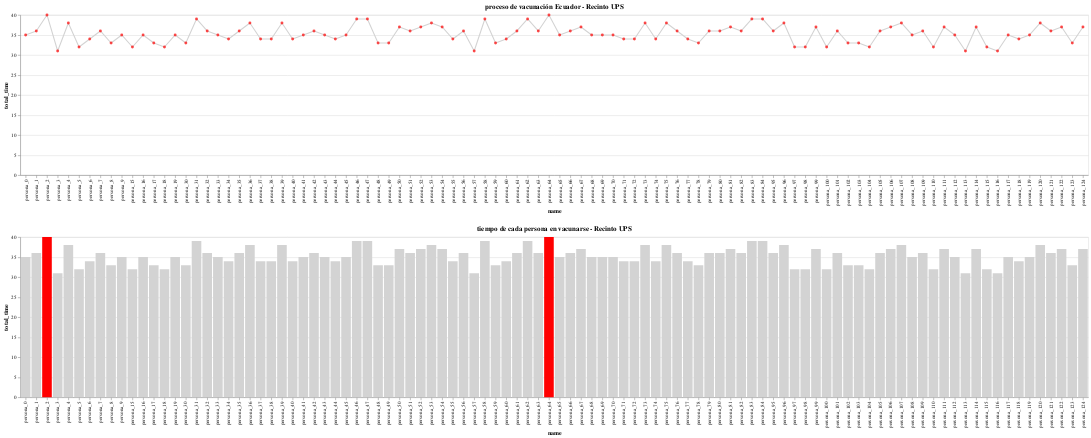

The code cell stored with this chart in its notebook:
### Code cell
(alt.Chart(df_data_simulation[df_data_simulation['result']==1]).mark_trail(color='lightgrey').encode(
    x=alt.X('name',sort=alt.EncodingSortField(field="id", op="count", order='ascending')),
    y='total_time'
)+alt.Chart(df_data_simulation[df_data_simulation['result']==1]).mark_circle(color='red').encode(
    x=alt.X('name',sort=alt.EncodingSortField(field="id", op="count", order='ascending')),
    y='total_time'
).properties(title='proceso de vacunación Ecuador - Recinto UPS'
))&alt.Chart(df_data_simulation[df_data_simulation['result']==1]).mark_bar().encode(
    x=alt.X('name',sort=alt.EncodingSortField(field="id", op="count", order='ascending')),
    y='total_time',
    color=alt.condition(
            alt.datum.total_time == max(df_data_simulation[df_data_simulation['result']==1]['total_time']),
            alt.value('red'),    
            alt.value('lightgrey')
            )
).properties(title='tiempo de cada persona en vacunarse - Recinto UPS')

### Figure 1 — Vega-Lite specification as saved in the notebook (floating-point values rounded to 4 significant figures)
{"config": {"view": {"continuousWidth": 400, "continuousHeight": 300}}, "vconcat": [{"layer": [{"data": {"name": "data-fa8f5cd6c598e9daacd29bc597602853"}, "mark": {"type": "trail", "color": "lightgrey"}, "encoding": {"x": {"type": "nominal", "field": "name", "sort": {"field": "id", "op": "count", "order": "ascending"}}, "y": {"type": "quantitative", "field": "total_time"}}}, {"data": {"name": "data-fa8f5cd6c598e9daacd29bc597602853"}, "mark": {"type": "circle", "color": "red"}, "encoding": {"x": {"type": "nominal", "field": "name", "sort": {"field": "id", "op": "count", "order": "ascending"}}, "y": {"type": "quantitative", "field": "total_time"}}, "title": "proceso de vacunación Ecuador - Recinto UPS"}]}, {"data": {"name": "data-fa8f5cd6c598e9daacd29bc597602853"}, "mark": "bar", "encoding": {"color": {"condition": {"value": "red", "test": "(datum.total_time === 40)"}, "value": "lightgrey"}, "x": {"type": "nominal", "field": "name", "sort": {"field": "id", "op": "count", "order": "ascending"}}, "y": {"type": "quantitative", "field": "total_time"}}, "title": "tiempo de cada persona en vacunarse - Recinto UPS"}], "$schema": "https://vega.github.io/schema/vega-lite/v4.8.1.json", "datasets": {"data-fa8f5cd6c598e9daacd29bc597602853": [{"id": 0, "name": "persona_0", "exam": 20, "data": 4, "vaccine": 5, "certificate": 1, "exit": 5, "wait": 0, "result": 1, "total_time": 35}, {"id": 1, "name": "persona_1", "exam": 20, "data": 3, "vaccine": 7, "certificate": 1, "exit": 5, "wait": 0, "result": 1, "total_time": 36}, {"id": 2, "name": "persona_2", "exam": 20, "data": 4, "vaccine": 9, "certificate": 2, "exit": 5, "wait": 0, "result": 1, "total_time": 40}, {"id": 3, "name": "persona_3", "exam": 20, "data": 3, "vaccine": 5, "certificate": 1, "exit": 2, "wait": 0, "result": 1, "total_time": 31}, {"id": 4, "name": "persona_4", "exam": 20, "data": 2, "vaccine": 10, "certificate": 2, "exit": 4, "wait": 0, "result": 1, "total_time": 38}, {"id": 5, "name": "persona_5", "exam": 20, "data": 3, "vaccine": 7, "certificate": 1, "exit": 1, "wait": 20, "result": 1, "total_time": 32}, {"id": 6, "name": "persona_6", "exam": 20, "data": 2, "vaccine": 6, "certificate": 2, "exit": 4, "wait": 20, "result": 1, "total_time": 34}, {"id": 7, "name": "persona_7", "exam": 20, "data": 3, "vaccine": 9, "certificate": 2, "exit": 2, "wait": 17, "result": 1, "total_time": 36}, {"id": 8, "name": "persona_8", "exam": 20, "data": 2, "vaccine": 5, "certificate": 3, "exit": 3, "wait": 13, "result": 1, "total_time": 33}, {"id": 9, "name": "persona_9", "exam": 20, "data": 2, "vaccine": 7, "certificate": 3, "exit": 3, "wait": 9, "result": 1, "total_time": 35}, {"id": 15, "name": "persona_15", "exam": 20, "data": 4, "vaccine": 5, "certificate": 2, "exit": 1, "wait": 24, "result": 1, "total_time": 32}, {"id": 16, "name": "persona_16", "exam": 20, "data": 4, "vaccine": 8, "certificate": 2, "exit": 1, "wait": 20, "result": 1, "total_time": 35}, {"id": 17, "name": "persona_17", "exam": 20, "data": 4, "vaccine": 5, "certificate": 3, "exit": 1, "wait": 17, "result": 1, "total_time": 33}, {"id": 18, "name": "persona_18", "exam": 20, "data": 2, "vaccine": 7, "certificate": 2, "exit": 1, "wait": 12, "result": 1, "total_time": 32}, {"id": 19, "name": "persona_19", "exam": 20, "data": 3, "vaccine": 6, "certificate": 1, "exit": 5, "wait": 8, "result": 1, "total_time": 35}, {"id": 30, "name": "persona_30", "exam": 20, "data": 2, "vaccine": 9, "certificate": 1, "exit": 1, "wait": 25, "result": 1, "total_time": 33}, {"id": 31, "name": "persona_31", "exam": 20, "data": 2, "vaccine": 10, "certificate": 3, "exit": 4, "wait": 20, "result": 1, "total_time": 39}, {"id": 32, "name": "persona_32", "exam": 20, "data": 2, "vaccine": 10, "certificate": 2, "exit": 2, "wait": 17, "result": 1, "total_time": 36}, {"id": 33, "name": "persona_33", "exam": 20, "data": 3, "vaccine": 10, "certificate": 1, "exit": 1, "wait": 14, "result": 1, "total_time": 35}, {"id": 34, "name": "persona_34", "exam": 20, "data": 2, "vaccine": 7, "certificate": 2, "exit": 3, "wait": 11, "result": 1, "total_time": 34}, {"id": 35, "name": "persona_35", "exam": 20, "data": 3, "vaccine": 6, "certificate": 2, "exit": 5, "wait": 27, "result": 1, "total_time": 36}, {"id": 36, "name": "persona_36", "exam": 20, "data": 2, "vaccine": 10, "certificate": 2, "exit": 4, "wait": 22, "result": 1, "total_time": 38}, {"id": 37, "name": "persona_37", "exam": 20, "data": 3, "vaccine": 5, "certificate": 1, "exit": 5, "wait": 19, "result": 1, "total_time": 34}, {"id": 38, "name": "persona_38", "exam": 20, "data": 3, "vaccine": 8, "certificate": 1, "exit": 2, "wait": 15, "result": 1, "total_time": 34}, {"id": 39, "name": "persona_39", "exam": 20, "data": 4, "vaccine": 7, "certificate": 2, "exit": 5, "wait": 11, "result": 1, "total_time": 38}, {"id": 40, "name": "persona_40", "exam": 20, "data": 2, "vaccine": 7, "certificate": 2, "exit": 3, "wait": 26, "result": 1, "total_time": 34}, {"id": 41, "name": "persona_41", "exam": 20, "data": 3, "vaccine": 8, "certificate": 3, "exit": 1, "wait": 21, "result": 1, "total_time": 35}, {"id": 42, "name": "persona_42", "exam": 20, "data": 3, "vaccine": 5, "certificate": 3, "exit": 5, "wait": 18, "result": 1, "total_time": 36}, {"id": 43, "name": "persona_43", "exam": 20, "data": 3, "vaccine": 9, "certificate": 1, "exit": 2, "wait": 13, "result": 1, "total_time": 35}, {"id": 44, "name": "persona_44", "exam": 20, "data": 3, "vaccine": 8, "certificate": 2, "exit": 1, "wait": 9, "result": 1, "total_time": 34}, {"id": 45, "name": "persona_45", "exam": 20, "data": 3, "vaccine": 8, "certificate": 1, "exit": 3, "wait": 24, "result": 1, "total_time": 35}, {"id": 46, "name": "persona_46", "exam": 20, "data": 4, "vaccine": 10, "certificate": 2, "exit": 3, "wait": 20, "result": 1, "total_time": 39}, {"id": 47, "name": "persona_47", "exam": 20, "data": 4, "vaccine": 9, "certificate": 2, "exit": 4, "wait": 16, "result": 1, "total_time": 39}, {"id": 48, "name": "persona_48", "exam": 20, "data": 2, "vaccine": 5, "certificate": 3, "exit": 3, "wait": 13, "result": 1, "total_time": 33}, {"id": 49, "name": "persona_49", "exam": 20, "data": 2, "vaccine": 9, "certificate": 1, "exit": 1, "wait": 10, "result": 1, "total_time": 33}, {"id": 50, "name": "persona_50", "exam": 20, "data": 3, "vaccine": 10, "certificate": 1, "exit": 3, "wait": 26, "result": 1, "total_time": 37}, {"id": 51, "name": "persona_51", "exam": 20, "data": 2, "vaccine": 6, "certificate": 3, "exit": 5, "wait": 23, "result": 1, "total_time": 36}, {"id": 52, "name": "persona_52", "exam": 20, "data": 3, "vaccine": 7, "certificate": 2, "exit": 5, "wait": 20, "result": 1, "total_time": 37}, {"id": 53, "name": "persona_53", "exam": 20, "data": 4, "vaccine": 10, "certificate": 3, "exit": 1, "wait": 15, "result": 1, "total_time": 38}, {"id": 54, "name": "persona_54", "exam": 20, "data": 2, "vaccine": 8, "certificate": 2, "exit": 5, "wait": 12, "result": 1, "total_time": 37}, {"id": 55, "name": "persona_55", "exam": 20, "data": 2, "vaccine": 7, "certificate": 3, "exit": 2, "wait": 27, "result": 1, "total_time": 34}, {"id": 56, "name": "persona_56", "exam": 20, "data": 2, "vaccine": 9, "certificate": 2, "exit": 3, "wait": 24, "result": 1, "total_time": 36}, {"id": 57, "name": "persona_57", "exam": 20, "data": 3, "vaccine": 5, "certificate": 2, "exit": 1, "wait": 20, "result": 1, "total_time": 31}, {"id": 58, "name": "persona_58", "exam": 20, "data": 3, "vaccine": 9, "certificate": 3, "exit": 4, "wait": 15, "result": 1, "total_time": 39}, {"id": 59, "name": "persona_59", "exam": 20, "data": 2, "vaccine": 6, "certificate": 1, "exit": 4, "wait": 10, "result": 1, "total_time": 33}, {"id": 60, "name": "persona_60", "exam": 20, "data": 3, "vaccine": 5, "certificate": 3, "exit": 3, "wait": 25, "result": 1, "total_time": 34}, {"id": 61, "name": "persona_61", "exam": 20, "data": 3, "vaccine": 10, "certificate": 2, "exit": 1, "wait": 20, "result": 1, "total_time": 36}, {"id": 62, "name": "persona_62", "exam": 20, "data": 3, "vaccine": 10, "certificate": 1, "exit": 5, "wait": 17, "result": 1, "total_time": 39}, {"id": 63, "name": "persona_63", "exam": 20, "data": 2, "vaccine": 7, "certificate": 2, "exit": 5, "wait": 14, "result": 1, "total_time": 36}, {"id": 64, "name": "persona_64", "exam": 20, "data": 4, "vaccine": 9, "certificate": 3, "exit": 4, "wait": 10, "result": 1, "total_time": 40}, {"id": 65, "name": "persona_65", "exam": 20, "data": 2, "vaccine": 6, "certificate": 2, "exit": 5, "wait": 27, "result": 1, "total_time": 35}, {"id": 66, "name": "persona_66", "exam": 20, "data": 2, "vaccine": 10, "certificate": 1, "exit": 3, "wait": 23, "result": 1, "total_time": 36}, {"id": 67, "name": "persona_67", "exam": 20, "data": 3, "vaccine": 9, "certificate": 3, "exit": 2, "wait": 18, "result": 1, "total_time": 37}, {"id": 68, "name": "persona_68", "exam": 20, "data": 2, "vaccine": 8, "certificate": 2, "exit": 3, "wait": 14, "result": 1, "total_time": 35}, {"id": 69, "name": "persona_69", "exam": 20, "data": 2, "vaccine": 9, "certificate": 3, "exit": 1, "wait": 10, "result": 1, "total_time": 35}, {"id": 70, "name": "persona_70", "exam": 20, "data": 3, "vaccine": 7, "certificate": 2, "exit": 3, "wait": 27, "result": 1, "total_time": 35}, {"id": 71, "name": "persona_71", "exam": 20, "data": 3, "vaccine": 5, "certificate": 2, "exit": 4, "wait": 23, "result": 1, "total_time": 34}, {"id": 72, "name": "persona_72", "exam": 20, "data": 4, "vaccine": 8, "certificate": 1, "exit": 1, "wait": 18, "result": 1, "total_time": 34}, {"id": 73, "name": "persona_73", "exam": 20, "data": 2, "vaccine": 10, "certificate": 2, "exit": 4, "wait": 15, "result": 1, "total_time": 38}, {"id": 74, "name": "persona_74", "exam": 20, "data": 3, "vaccine": 6, "certificate": 3, "exit": 2, "wait": 10, "result": 1, "total_time": 34}, {"id": 75, "name": "persona_75", "exam": 20, "data": 3, "vaccine": 9, "certificate": 1, "exit": 5, "wait": 27, "result": 1, "total_time": 38}, {"id": 76, "name": "persona_76", "exam": 20, "data": 3, "vaccine": 6, "certificate": 2, "exit": 5, "wait": 24, "result": 1, "total_time": 36}, {"id": 77, "name": "persona_77", "exam": 20, "data": 4, "vaccine": 6, "certificate": 2, "exit": 2, "wait": 19, "result": 1, "total_time": 34}, {"id": 78, "name": "persona_78", "exam": 20, "data": 2, "vaccine": 5, "certificate": 2, "exit": 4, "wait": 15, "result": 1, "total_time": 33}, {"id": 79, "name": "persona_79", "exam": 20, "data": 3, "vaccine": 9, "certificate": 3, "exit": 1, "wait": 11, "result": 1, "total_time": 36}, {"id": 80, "name": "persona_80", "exam": 20, "data": 3, "vaccine": 8, "certificate": 3, "exit": 2, "wait": 27, "result": 1, "total_time": 36}, {"id": 81, "name": "persona_81", "exam": 20, "data": 4, "vaccine": 9, "certificate": 2, "exit": 2, "wait": 22, "result": 1, "total_time": 37}, {"id": 82, "name": "persona_82", "exam": 20, "data": 4, "vaccine": 8, "certificate": 1, "exit": 3, "wait": 19, "result": 1, "total_time": 36}, {"id": 83, "name": "persona_83", "exam": 20, "data": 4, "vaccine": 9, "certificate": 3, "exit": 3, "wait": 14, "result": 1, "total_time": 39}, {"id": 84, "name": "persona_84", "exam": 20, "data": 3, "vaccine": 8, "certificate": 3, "exit": 5, "wait": 10, "result": 1, "total_time": 39}, {"id": 95, "name": "persona_95", "exam": 20, "data": 4, "vaccine": 5, "certificate": 2, "exit": 5, "wait": 27, "result": 1, "total_time": 36}, {"id": 96, "name": "persona_96", "exam": 20, "data": 4, "vaccine": 9, "certificate": 3, "exit": 2, "wait": 22, "result": 1, "total_time": 38}, {"id": 97, "name": "persona_97", "exam": 20, "data": 3, "vaccine": 6, "certificate": 2, "exit": 1, "wait": 17, "result": 1, "total_time": 32}, {"id": 98, "name": "persona_98", "exam": 20, "data": 2, "vaccine": 6, "certificate": 3, "exit": 1, "wait": 12, "result": 1, "total_time": 32}, {"id": 99, "name": "persona_99", "exam": 20, "data": 4, "vaccine": 8, "certificate": 2, "exit": 3, "wait": 7, "result": 1, "total_time": 37}, {"id": 100, "name": "persona_100", "exam": 20, "data": 3, "vaccine": 7, "certificate": 1, "exit": 1, "wait": 22, "result": 1, "total_time": 32}, {"id": 101, "name": "persona_101", "exam": 20, "data": 2, "vaccine": 9, "certificate": 3, "exit": 2, "wait": 17, "result": 1, "total_time": 36}, {"id": 102, "name": "persona_102", "exam": 20, "data": 2, "vaccine": 5, "certificate": 3, "exit": 3, "wait": 14, "result": 1, "total_time": 33}, {"id": 103, "name": "persona_103", "exam": 20, "data": 4, "vaccine": 5, "certificate": 2, "exit": 2, "wait": 11, "result": 1, "total_time": 33}, {"id": 104, "name": "persona_104", "exam": 20, "data": 3, "vaccine": 5, "certificate": 1, "exit": 3, "wait": 6, "result": 1, "total_time": 32}, {"id": 105, "name": "persona_105", "exam": 20, "data": 3, "vaccine": 6, "certificate": 2, "exit": 5, "wait": 23, "result": 1, "total_time": 36}, {"id": 106, "name": "persona_106", "exam": 20, "data": 3, "vaccine": 6, "certificate": 3, "exit": 5, "wait": 20, "result": 1, "total_time": 37}, {"id": 107, "name": "persona_107", "exam": 20, "data": 4, "vaccine": 9, "certificate": 2, "exit": 3, "wait": 15, "result": 1, "total_time": 38}, {"id": 108, "name": "persona_108", "exam": 20, "data": 3, "vaccine": 7, "certificate": 1, "exit": 4, "wait": 11, "result": 1, "total_time": 35}, {"id": 109, "name": "persona_109", "exam": 20, "data": 4, "vaccine": 10, "certificate": 1, "exit": 1, "wait": 7, "result": 1, "total_time": 36}, {"id": 110, "name": "persona_110", "exam": 20, "data": 2, "vaccine": 8, "certificate": 1, "exit": 1, "wait": 22, "result": 1, "total_time": 32}, {"id": 111, "name": "persona_111", "exam": 20, "data": 2, "vaccine": 10, "certificate": 2, "exit": 3, "wait": 19, "result": 1, "total_time": 37}, {"id": 112, "name": "persona_112", "exam": 20, "data": 3, "vaccine": 7, "certificate": 1, "exit": 4, "wait": 15, "result": 1, "total_time": 35}, {"id": 113, "name": "persona_113", "exam": 20, "data": 2, "vaccine": 5, "certificate": 2, "exit": 2, "wait": 12, "result": 1, "total_time": 31}, {"id": 114, "name": "persona_114", "exam": 20, "data": 4, "vaccine": 7, "certificate": 2, "exit": 4, "wait": 8, "result": 1, "total_time": 37}, {"id": 115, "name": "persona_115", "exam": 20, "data": 2, "vaccine": 6, "certificate": 2, "exit": 2, "wait": 23, "result": 1, "total_time": 32}, {"id": 116, "name": "persona_116", "exam": 20, "data": 4, "vaccine": 5, "certificate": 1, "exit": 1, "wait": 18, "result": 1, "total_time": 31}, {"id": 117, "name": "persona_117", "exam": 20, "data": 3, "vaccine": 10, "certificate": 1, "exit": 1, "wait": 14, "result": 1, "total_time": 35}, {"id": 118, "name": "persona_118", "exam": 20, "data": 3, "vaccine": 6, "certificate": 3, "exit": 2, "wait": 11, "result": 1, "total_time": 34}, {"id": 119, "name": "persona_119", "exam": 20, "data": 4, "vaccine": 9, "certificate": 1, "exit": 1, "wait": 7, "result": 1, "total_time": 35}, {"id": 120, "name": "persona_120", "exam": 20, "data": 4, "vaccine": 7, "certificate": 2, "exit": 5, "wait": 23, "result": 1, "total_time": 38}, {"id": 121, "name": "persona_121", "exam": 20, "data": 4, "vaccine": 10, "certificate": 1, "exit": 1, "wait": 18, "result": 1, "total_time": 36}, {"id": 122, "name": "persona_122", "exam": 20, "data": 2, "vaccine": 10, "certificate": 3, "exit": 2, "wait": 14, "result": 1, "total_time": 37}, {"id": 123, "name": "persona_123", "exam": 20, "data": 2, "vaccine": 8, "certificate": 1, "exit": 2, "wait": 10, "result": 1, "total_time": 33}, {"id": 124, "name": "persona_124", "exam": 20, "data": 3, "vaccine": 6, "certificate": 3, "exit": 5, "wait": 7, "result": 1, "total_time": 37}]}}
